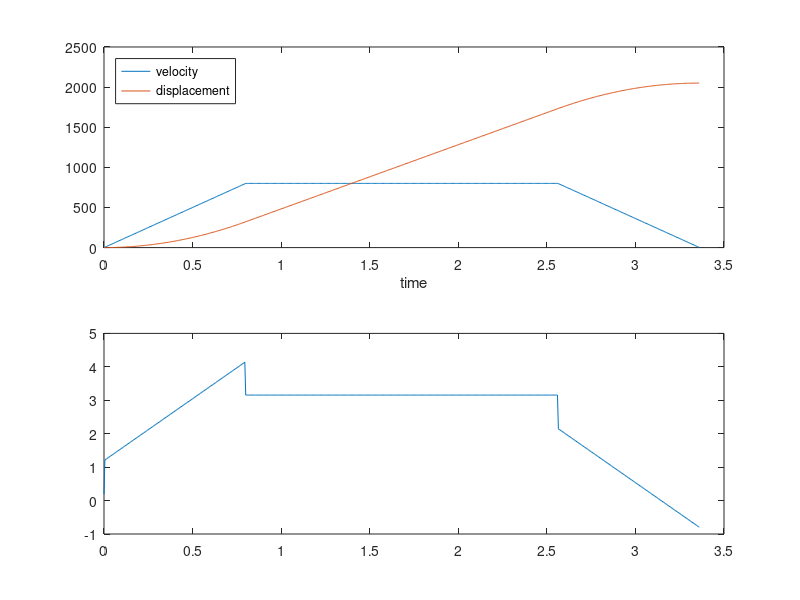

MATLAB code for this plot:
fclose all; close all; clear all; clc;


%%

accel = 1000; %mm/s2
v_max = 800; %mm/s
freq = 200;
interval = 1/freq;


d_final = 2050; %200*1e-3; % m 

t_accel = v_max/accel;
t_final = d_final/v_max - v_max/accel + 2*t_accel;

t_accel_burst = sqrt(d_final / (accel));
t_final_burst = t_accel_burst*2;


if((d_final/1000)>= (accel/1000*v_max/1000))
    t = 0:interval:t_final;
else
    t = 0:interval:t_final_burst;
end

a = zeros(size(t));
v = zeros(size(t));
d = zeros(size(t));

d(1) = 0;
% v0= 0;


for iter = 2:size(t,2)
    % for longer path reaching max velocity
    if(t_final > (2*t_accel))
            if(t(iter)<t_accel) % accel
                v(iter) = accel*t(iter);
                a(iter) = accel;
            elseif (t(iter)>=t_accel && t(iter)<=(t_final-t_accel)) %max_speed
                v(iter) = v_max;
            elseif(t(iter)>(t_final-t_accel)) %decel 
                v(iter) = v_max -accel*(t(iter)-(t_final-t_accel));
                a(iter) = -accel;
            end


    % for shorter burst        
    else
        if(t(iter)< (t_accel_burst)) %accel
                v(iter) = accel*t(iter);
                v_max = max(v(iter));
                a(iter) = accel;
        elseif(t(iter)>=(t_accel_burst))  %decel
                v(iter) = v_max- accel*( t(iter) -(t_accel_burst) ) ;
                a(iter) = -accel;
        end
    end

    % integration to get distance
    d(iter) = d(iter-1)+ v(iter)*interval;
    


    
        
end


figure(1)
subplot(2,1,1)
plot(t,v,t,d)
legend('velocity','displacement','Location','northwest')
xlabel('time')
ylabel('')

%%
km = 2100/6;%1000/1;
Tm = 1;

speed_ff = 0.00370;
bias_ff = 0.19533;
acc_ff = 0.001 *Tm ;%0.002;

% vel = Vmax*(1-exp(-t/Tm));
% Volt = v/km ./ (1-exp(-t/Tm));
Volt = a*acc_ff + v*speed_ff + bias_ff;

subplot(2,1,2)
plot(t,Volt)

% figure(2)
% vel = km*(1-exp(-t/Tm));
% plot(t,vel)


%%
% x = 1./km .* (1/2 + exp(-t./(2*Tm)/(4*Tm)  )  ) .* v
% 
% 
% figure(3)
% plot(t,x)



% Ks = 0.14;
% Kv = 0.00048;
% Ka = 0.00016;
% 
% d_d = v;
% d_dd = a;

% y = (1/2 *t - 1/(2^2) + 1/(2^2)*exp(-2*t)) *5

% volt = v ./ (1/2 .*t - 1/(2^2) + 1/(2^2).*exp(-2.*t));
% figure(3)
% plot(t,volt)


